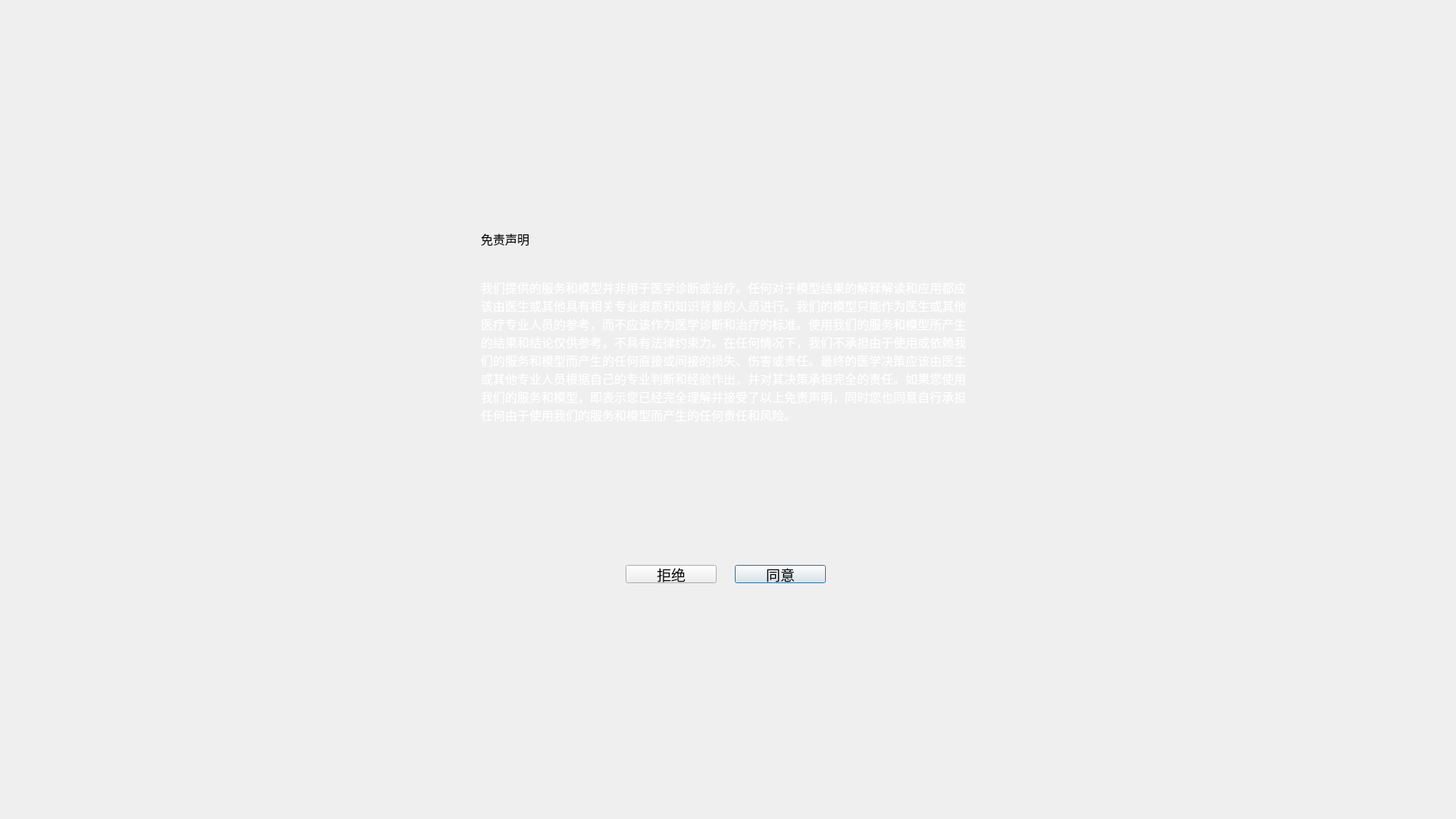
<?xml version="1.0" encoding="UTF-8"?>
<ui version="4.0">
 <class>Declaration</class>
 <widget class="QDialog" name="Declaration">
  <property name="geometry">
   <rect>
    <x>0</x>
    <y>0</y>
    <width>1920</width>
    <height>1080</height>
   </rect>
  </property>
  <property name="contextMenuPolicy">
   <enum>Qt::DefaultContextMenu</enum>
  </property>
  <property name="windowTitle">
   <string>PatientNewDialog</string>
  </property>
  <property name="styleSheet">
   <string notr="true"/>
  </property>
  <layout class="QGridLayout" name="gridLayout">
   <item row="2" column="1">
    <spacer name="verticalSpacer_2">
     <property name="orientation">
      <enum>Qt::Vertical</enum>
     </property>
     <property name="sizeHint" stdset="0">
      <size>
       <width>20</width>
       <height>40</height>
      </size>
     </property>
    </spacer>
   </item>
   <item row="1" column="1">
    <widget class="QWidget" name="container" native="true">
     <property name="sizePolicy">
      <sizepolicy hsizetype="Fixed" vsizetype="Fixed">
       <horstretch>0</horstretch>
       <verstretch>0</verstretch>
      </sizepolicy>
     </property>
     <property name="minimumSize">
      <size>
       <width>700</width>
       <height>490</height>
      </size>
     </property>
     <property name="maximumSize">
      <size>
       <width>700</width>
       <height>490</height>
      </size>
     </property>
     <property name="font">
      <font>
       <pointsize>14</pointsize>
      </font>
     </property>
     <property name="styleSheet">
      <string notr="true"/>
     </property>
     <layout class="QVBoxLayout" name="verticalLayout">
      <property name="spacing">
       <number>32</number>
      </property>
      <property name="leftMargin">
       <number>0</number>
      </property>
      <property name="topMargin">
       <number>0</number>
      </property>
      <property name="rightMargin">
       <number>0</number>
      </property>
      <property name="bottomMargin">
       <number>16</number>
      </property>
      <item>
       <widget class="QWidget" name="widget" native="true">
        <property name="minimumSize">
         <size>
          <width>0</width>
          <height>40</height>
         </size>
        </property>
        <property name="maximumSize">
         <size>
          <width>16777215</width>
          <height>40</height>
         </size>
        </property>
        <property name="styleSheet">
         <string notr="true"/>
        </property>
        <layout class="QHBoxLayout" name="horizontalLayout_2">
         <property name="leftMargin">
          <number>24</number>
         </property>
         <property name="topMargin">
          <number>0</number>
         </property>
         <property name="rightMargin">
          <number>8</number>
         </property>
         <property name="bottomMargin">
          <number>0</number>
         </property>
         <item>
          <widget class="QLabel" name="lblTitle">
           <property name="styleSheet">
            <string notr="true">font:16px;</string>
           </property>
           <property name="text">
            <string>免责声明</string>
           </property>
          </widget>
         </item>
         <item>
          <spacer name="horizontalSpacer_4">
           <property name="orientation">
            <enum>Qt::Horizontal</enum>
           </property>
           <property name="sizeHint" stdset="0">
            <size>
             <width>696</width>
             <height>20</height>
            </size>
           </property>
          </spacer>
         </item>
        </layout>
       </widget>
      </item>
      <item>
       <widget class="QWidget" name="widget_3" native="true">
        <property name="sizePolicy">
         <sizepolicy hsizetype="Preferred" vsizetype="Expanding">
          <horstretch>0</horstretch>
          <verstretch>0</verstretch>
         </sizepolicy>
        </property>
        <layout class="QHBoxLayout" name="horizontalLayout_4">
         <property name="spacing">
          <number>0</number>
         </property>
         <property name="leftMargin">
          <number>24</number>
         </property>
         <property name="topMargin">
          <number>0</number>
         </property>
         <property name="rightMargin">
          <number>24</number>
         </property>
         <property name="bottomMargin">
          <number>0</number>
         </property>
         <item>
          <widget class="QLabel" name="lblMainMsg">
           <property name="font">
            <font>
             <pointsize>12</pointsize>
            </font>
           </property>
           <property name="text">
            <string>&lt;p style='line-height:24px; color:white; width:100% ; white-space: pre-wrap; '&gt;我们提供的服务和模型并非用于医学诊断或治疗。任何对于模型结果的解释解读和应用都应该由医生或其他具有相关专业资质和知识背景的人员进行。我们的模型只能作为医生或其他医疗专业人员的参考，而不应该作为医学诊断和治疗的标准。使用我们的服务和模型所产生的结果和结论仅供参考，不具有法律约束力。在任何情况下，我们不承担由于使用或依赖我们的服务和模型而产生的任何直接或间接的损失、伤害或责任。最终的医学决策应该由医生或其他专业人员根据自己的专业判断和经验作出，并对其决策承担完全的责任。如果您使用我们的服务和模型，即表示您已经完全理解并接受了以上免责声明，同时您也同意自行承担任何由于使用我们的服务和模型而产生的任何责任和风险。&lt;/p&gt;</string>
           </property>
           <property name="alignment">
            <set>Qt::AlignLeading|Qt::AlignLeft|Qt::AlignTop</set>
           </property>
           <property name="wordWrap">
            <bool>true</bool>
           </property>
          </widget>
         </item>
        </layout>
       </widget>
      </item>
      <item>
       <widget class="QWidget" name="horizontalWidget" native="true">
        <property name="layoutDirection">
         <enum>Qt::RightToLeft</enum>
        </property>
        <layout class="QHBoxLayout" name="horizontalLayout">
         <property name="spacing">
          <number>24</number>
         </property>
         <property name="topMargin">
          <number>0</number>
         </property>
         <property name="rightMargin">
          <number>16</number>
         </property>
         <property name="bottomMargin">
          <number>0</number>
         </property>
         <item>
          <spacer name="horizontalSpacer_7">
           <property name="orientation">
            <enum>Qt::Horizontal</enum>
           </property>
           <property name="sizeHint" stdset="0">
            <size>
             <width>40</width>
             <height>20</height>
            </size>
           </property>
          </spacer>
         </item>
         <item>
          <widget class="QPushButton" name="btnOK">
           <property name="sizePolicy">
            <sizepolicy hsizetype="Fixed" vsizetype="Fixed">
             <horstretch>0</horstretch>
             <verstretch>0</verstretch>
            </sizepolicy>
           </property>
           <property name="minimumSize">
            <size>
             <width>120</width>
             <height>24</height>
            </size>
           </property>
           <property name="maximumSize">
            <size>
             <width>120</width>
             <height>24</height>
            </size>
           </property>
           <property name="text">
            <string>同意</string>
           </property>
          </widget>
         </item>
         <item>
          <widget class="QPushButton" name="btnCancel">
           <property name="sizePolicy">
            <sizepolicy hsizetype="Fixed" vsizetype="Fixed">
             <horstretch>0</horstretch>
             <verstretch>0</verstretch>
            </sizepolicy>
           </property>
           <property name="minimumSize">
            <size>
             <width>120</width>
             <height>24</height>
            </size>
           </property>
           <property name="maximumSize">
            <size>
             <width>120</width>
             <height>24</height>
            </size>
           </property>
           <property name="text">
            <string>拒绝</string>
           </property>
          </widget>
         </item>
         <item>
          <spacer name="horizontalSpacer_3">
           <property name="orientation">
            <enum>Qt::Horizontal</enum>
           </property>
           <property name="sizeHint" stdset="0">
            <size>
             <width>40</width>
             <height>20</height>
            </size>
           </property>
          </spacer>
         </item>
        </layout>
       </widget>
      </item>
     </layout>
    </widget>
   </item>
   <item row="0" column="0">
    <spacer name="horizontalSpacer">
     <property name="orientation">
      <enum>Qt::Horizontal</enum>
     </property>
     <property name="sizeHint" stdset="0">
      <size>
       <width>40</width>
       <height>20</height>
      </size>
     </property>
    </spacer>
   </item>
   <item row="0" column="1">
    <spacer name="verticalSpacer">
     <property name="orientation">
      <enum>Qt::Vertical</enum>
     </property>
     <property name="sizeHint" stdset="0">
      <size>
       <width>20</width>
       <height>40</height>
      </size>
     </property>
    </spacer>
   </item>
   <item row="0" column="2">
    <spacer name="horizontalSpacer_2">
     <property name="orientation">
      <enum>Qt::Horizontal</enum>
     </property>
     <property name="sizeHint" stdset="0">
      <size>
       <width>40</width>
       <height>20</height>
      </size>
     </property>
    </spacer>
   </item>
  </layout>
 </widget>
 <layoutdefault spacing="6" margin="11"/>
 <resources/>
 <connections/>
</ui>
